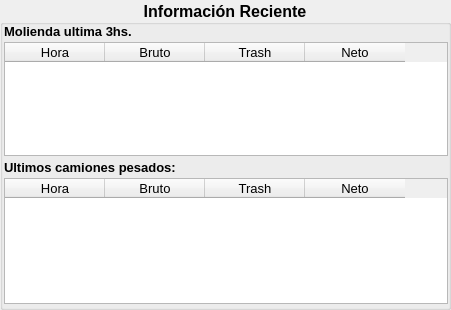
   <widget class="QGroupBox" name="grp_historico">
    <property name="geometry">
     <rect>
      <x>809</x>
      <y>97</y>
      <width>451</width>
      <height>310</height>
     </rect>
    </property>
    <property name="font">
     <font>
      <family>Tahoma</family>
      <pointsize>12</pointsize>
      <weight>75</weight>
      <bold>true</bold>
     </font>
    </property>
    <property name="title">
     <string>   Información Reciente   </string>
    </property>
    <property name="alignment">
     <set>Qt::AlignCenter</set>
    </property>
    <property name="flat">
     <bool>false</bool>
    </property>
    <widget class="QTableWidget" name="historico">
     <property name="geometry">
      <rect>
       <x>4</x>
       <y>42</y>
       <width>444</width>
       <height>114</height>
      </rect>
     </property>
     <property name="font">
      <font>
       <family>Tahoma</family>
       <pointsize>10</pointsize>
       <weight>50</weight>
       <bold>false</bold>
      </font>
     </property>
     <property name="editTriggers">
      <set>QAbstractItemView::NoEditTriggers</set>
     </property>
     <property name="showDropIndicator" stdset="0">
      <bool>true</bool>
     </property>
     <property name="alternatingRowColors">
      <bool>true</bool>
     </property>
     <property name="selectionBehavior">
      <enum>QAbstractItemView::SelectRows</enum>
     </property>
     <property name="showGrid">
      <bool>true</bool>
     </property>
     <property name="gridStyle">
      <enum>Qt::SolidLine</enum>
     </property>
     <property name="sortingEnabled">
      <bool>true</bool>
     </property>
     <property name="wordWrap">
      <bool>false</bool>
     </property>
     <column>
      <property name="text">
       <string>Hora</string>
      </property>
     </column>
     <column>
      <property name="text">
       <string>Bruto</string>
      </property>
     </column>
     <column>
      <property name="text">
       <string>Trash</string>
      </property>
     </column>
     <column>
      <property name="text">
       <string>Neto</string>
      </property>
     </column>
    </widget>
    <widget class="QTableWidget" name="historico2">
     <property name="geometry">
      <rect>
       <x>4</x>
       <y>178</y>
       <width>444</width>
       <height>126</height>
      </rect>
     </property>
     <property name="font">
      <font>
       <family>Tahoma</family>
       <pointsize>10</pointsize>
       <weight>50</weight>
       <bold>false</bold>
      </font>
     </property>
     <property name="editTriggers">
      <set>QAbstractItemView::NoEditTriggers</set>
     </property>
     <property name="showDropIndicator" stdset="0">
      <bool>true</bool>
     </property>
     <property name="alternatingRowColors">
      <bool>true</bool>
     </property>
     <property name="selectionBehavior">
      <enum>QAbstractItemView::SelectRows</enum>
     </property>
     <property name="showGrid">
      <bool>true</bool>
     </property>
     <property name="gridStyle">
      <enum>Qt::SolidLine</enum>
     </property>
     <property name="sortingEnabled">
      <bool>true</bool>
     </property>
     <property name="wordWrap">
      <bool>false</bool>
     </property>
     <column>
      <property name="text">
       <string>Hora</string>
      </property>
     </column>
     <column>
      <property name="text">
       <string>Bruto</string>
      </property>
     </column>
     <column>
      <property name="text">
       <string>Trash</string>
      </property>
     </column>
     <column>
      <property name="text">
       <string>Neto</string>
      </property>
     </column>
    </widget>
    <widget class="QLabel" name="label_3">
     <property name="geometry">
      <rect>
       <x>4</x>
       <y>23</y>
       <width>151</width>
       <height>16</height>
      </rect>
     </property>
     <property name="font">
      <font>
       <family>Tahoma</family>
       <pointsize>10</pointsize>
       <weight>75</weight>
       <bold>true</bold>
      </font>
     </property>
     <property name="text">
      <string>Molienda ultima 3hs.</string>
     </property>
    </widget>
    <widget class="QLabel" name="label_4">
     <property name="geometry">
      <rect>
       <x>4</x>
       <y>159</y>
       <width>201</width>
       <height>16</height>
      </rect>
     </property>
     <property name="font">
      <font>
       <family>Tahoma</family>
       <pointsize>10</pointsize>
       <weight>75</weight>
       <bold>true</bold>
      </font>
     </property>
     <property name="text">
      <string>Ultimos camiones pesados:</string>
     </property>
    </widget>
   </widget>
